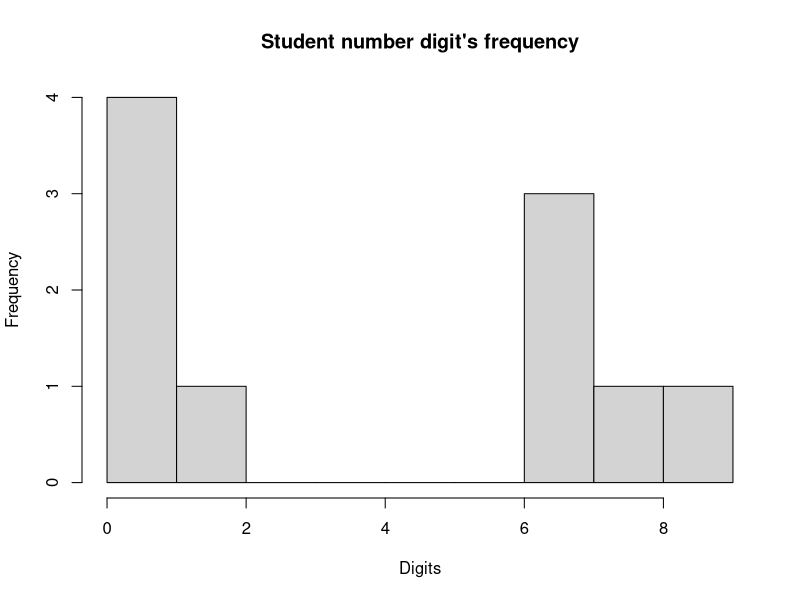
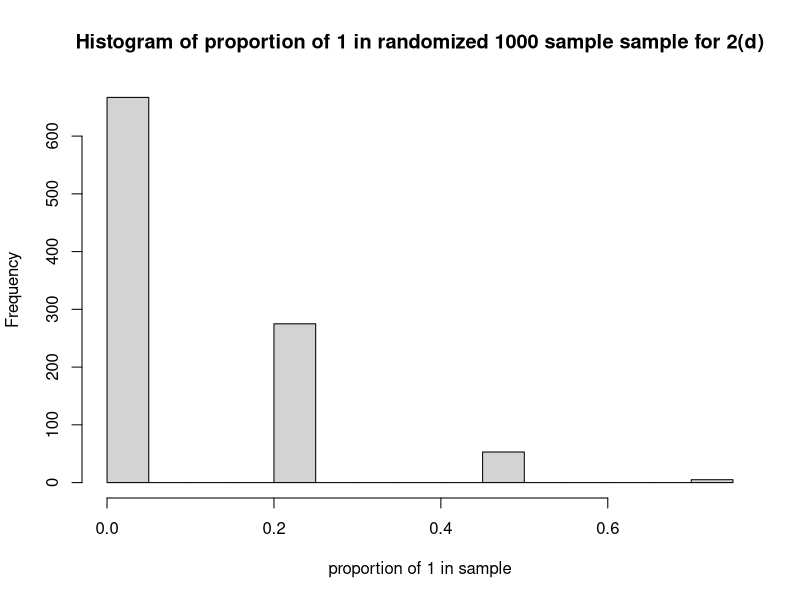
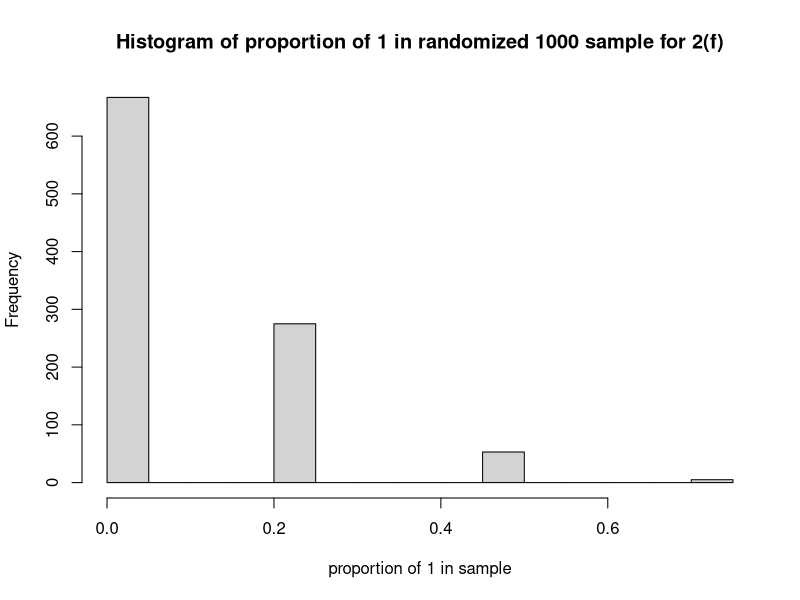

These charts were generated, in order, by the following R code:
## ---- chunk 1
knitr::opts_chunk$set(echo = TRUE)
## ---- chunk 2
pop2a<-c(1,0,0,2,0,7,9,8,7,7)
hist(pop2a,breaks = c(0:9),freq=TRUE,xlim = c(0,9),xlab="Digits",main="Student number digit's frequency")
## ---- chunk 3
prop2b<-mean(pop2a==1)
## ---- chunk 4
sample2c<-sample(pop2a,4,replace=TRUE)
prop2c<-mean(sample2c==1)
## ---- chunk 5
N<-1000
sample2d<-numeric(N)
for (i in 1:N){
  oneSample<-sample(pop2a,4,replace=TRUE)
  prop2d<-mean(oneSample==1)
  sample2d[i]<-prop2d
}
hist(sample2d,xlab = "proportion of 1 in sample",main="Histogram of proportion of 1 in randomized 1000 sample sample for 2(d)")
## ---- chunk 6
sample2e<-sample(pop2a,4,replace=FALSE)
prop2e<-mean(sample2e==1)
## ---- chunk 7
N<-1000
sample2f<-numeric(N)
for (i in 1:N){
  oneSample<-sample(pop2a,4,replace=FALSE)
  prop2f<-mean(oneSample==1)
  sample2f[i]<-prop2f
}
hist(sample2d,xlab = "proportion of 1 in sample",main="Histogram of proportion of 1 in randomized 1000 sample for 2(f)")
